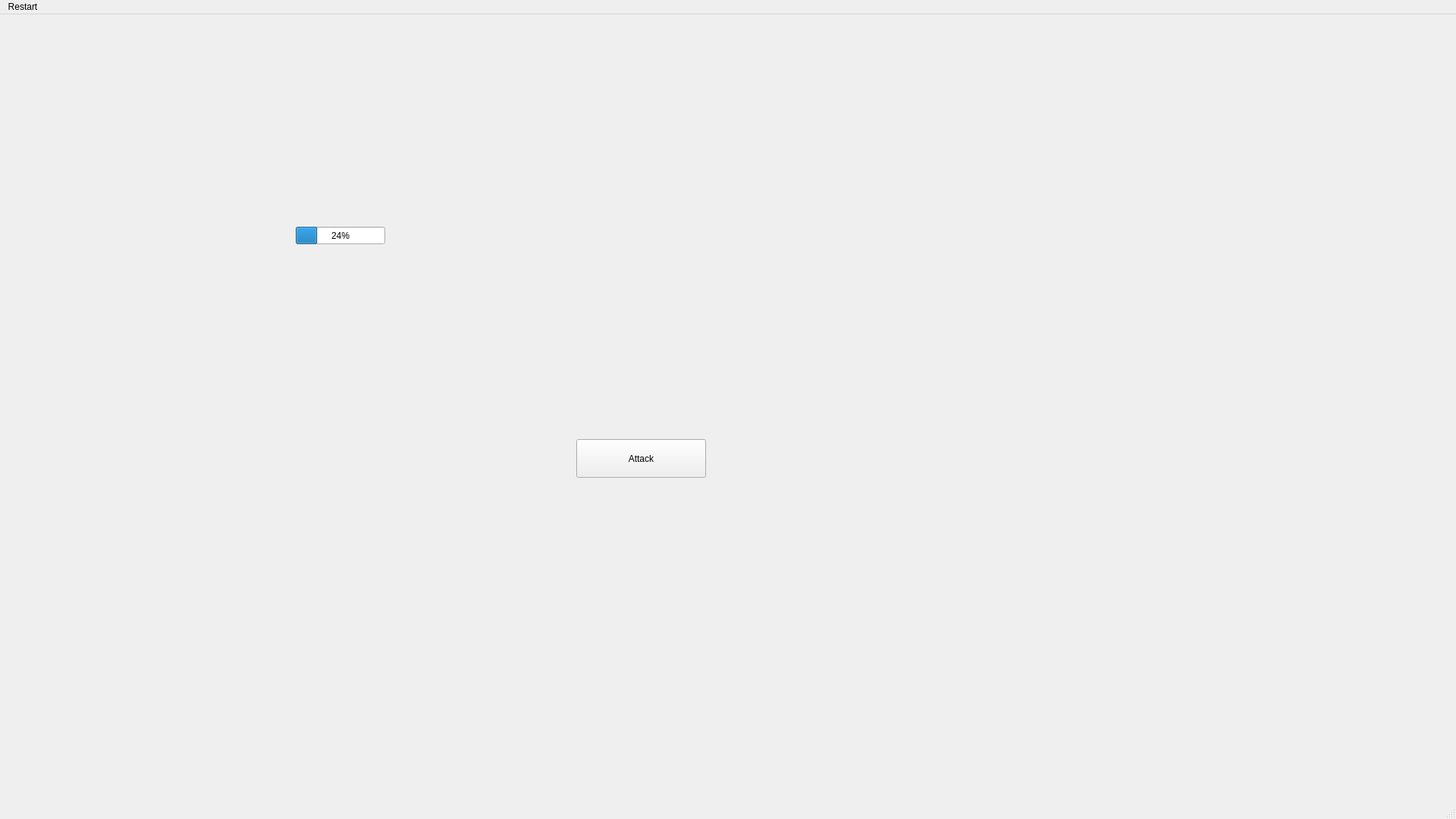
<?xml version="1.0" encoding="UTF-8"?>
<ui version="4.0">
 <class>Game</class>
 <widget class="QMainWindow" name="Game">
  <property name="geometry">
   <rect>
    <x>0</x>
    <y>0</y>
    <width>1920</width>
    <height>1080</height>
   </rect>
  </property>
  <property name="windowTitle">
   <string>MainWindow</string>
  </property>
  <widget class="QWidget" name="centralwidget">
   <widget class="QPushButton" name="pushButton">
    <property name="geometry">
     <rect>
      <x>760</x>
      <y>560</y>
      <width>171</width>
      <height>51</height>
     </rect>
    </property>
    <property name="text">
     <string>Attack</string>
    </property>
   </widget>
   <widget class="QProgressBar" name="progressBar">
    <property name="geometry">
     <rect>
      <x>390</x>
      <y>280</y>
      <width>118</width>
      <height>23</height>
     </rect>
    </property>
    <property name="value">
     <number>24</number>
    </property>
   </widget>
  </widget>
  <widget class="QMenuBar" name="menubar">
   <property name="geometry">
    <rect>
     <x>0</x>
     <y>0</y>
     <width>1920</width>
     <height>21</height>
    </rect>
   </property>
   <widget class="QMenu" name="menuRestart">
    <property name="title">
     <string>Restart</string>
    </property>
   </widget>
   <addaction name="menuRestart"/>
  </widget>
  <widget class="QStatusBar" name="statusbar"/>
  <action name="actionRestart">
   <property name="text">
    <string>Restart</string>
   </property>
  </action>
 </widget>
 <resources/>
 <connections>
  <connection>
   <sender>menubar</sender>
   <signal>customContextMenuRequested(QPoint)</signal>
   <receiver>Game</receiver>
   <slot>close()</slot>
   <hints>
    <hint type="sourcelabel">
     <x>31</x>
     <y>14</y>
    </hint>
    <hint type="destinationlabel">
     <x>41</x>
     <y>67</y>
    </hint>
   </hints>
  </connection>
 </connections>
</ui>
